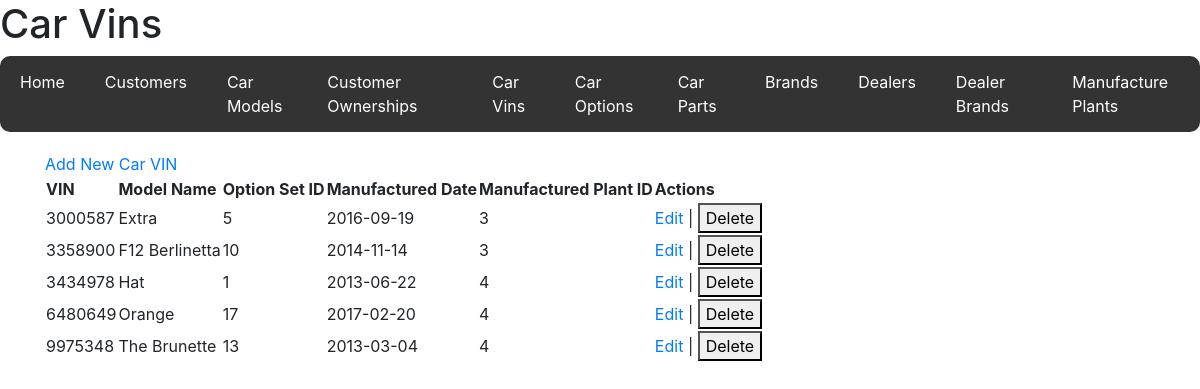
The app's page /car_vins with its own data.
### code/models.py (models this page shows)
class CarVin(db.Model):
    __tablename__ = "Car_Vins"
    vin = db.Column(db.Integer, primary_key=True)
    model_id = db.Column(db.Integer, db.ForeignKey("Models.model_id"))
    option_set_id = db.Column(db.Integer, db.ForeignKey("Car_Options.option_set_id"))
    manufactured_date = db.Column(db.Date)
    manufactured_plant_id = db.Column(
        db.Integer, db.ForeignKey("Manufacture_Plant.manufacture_plant_id")
    )
    ownership = db.relationship("CustomerOwnership", back_populates="car_vin")
    car_model = db.relationship("CarModel", back_populates="car_vins")
    car_option = db.relationship("CarOption", back_populates="car_vins")
    manufacture_plant = db.relationship("ManufacturePlant", back_populates="car_vins")

class CarModel(db.Model):
    __tablename__ = "Models"
    model_id = db.Column(db.Integer, primary_key=True)
    model_name = db.Column(db.String(50))
    model_base_price = db.Column(db.Integer)
    brand_id = db.Column(db.Integer, db.ForeignKey("Brands.brand_id"))
    brand = db.relationship("Brand", back_populates="car_models")
    car_vins = db.relationship("CarVin", back_populates="car_model")
    car_options = db.relationship("CarOption", back_populates="car_model")

### code/routes/carvins.py (the view, shortened to what this page needs)
@carvins_bp.route("/car_vins", methods=["GET", "POST"])
def car_vins():
    car_vins = CarVin.query.all()
    return render_template("car_vins.html", car_vins=car_vins)

### code/templates/car_vins.html
{% extends 'base.html' %} {% block title %}Car Vins{% endblock %} {% block
header %}
<h1>Car Vins</h1>
{% endblock %} {% block content %}
<a href="{{ url_for('carvins.new_car_vin') }}">Add New Car VIN</a>
<table>
  <tr>
    <th>VIN</th>
    <th>Model Name</th>
    <th>Option Set ID</th>
    <th>Manufactured Date</th>
    <th>Manufactured Plant ID</th>
    <th>Actions</th>
  </tr>
  {% for car_vin in car_vins %}
  <tr>
    <td>{{ car_vin.vin }}</td>
    <td>{{ car_vin.car_model.model_name }}</td>
    <td>{{ car_vin.option_set_id }}</td>
    <td>{{ car_vin.manufactured_date }}</td>
    <td>{{ car_vin.manufactured_plant_id }}</td>
    <td>
      <a href="{{ url_for('carvins.view_car_vin', vin=car_vin.vin) }}">Edit</a>
      |
      <form
        action="{{ url_for('carvins.delete_car_vin', vin=car_vin.vin) }}"
        method="POST"
        style="display: inline"
      >
        <button type="submit">Delete</button>
      </form>
    </td>
  </tr>
  {% endfor %}
</table>
{% endblock %}

### records on screen
CarVin: vin "3000587", car_model.model_name "Extra", option_set_id "5", manufactured_date "2016-09-19", manufactured_plant_id "3"
CarVin: vin "3358900", car_model.model_name "F12 Berlinetta", option_set_id "10", manufactured_date "2014-11-14", manufactured_plant_id "3"
CarVin: vin "3434978", car_model.model_name "Hat", option_set_id "1", manufactured_date "2013-06-22", manufactured_plant_id "4"
CarVin: vin "6480649", car_model.model_name "Orange", option_set_id "17", manufactured_date "2017-02-20", manufactured_plant_id "4"
CarVin: vin "9975348", car_model.model_name "The Brunette", option_set_id "13", manufactured_date "2013-03-04", manufactured_plant_id "4"
